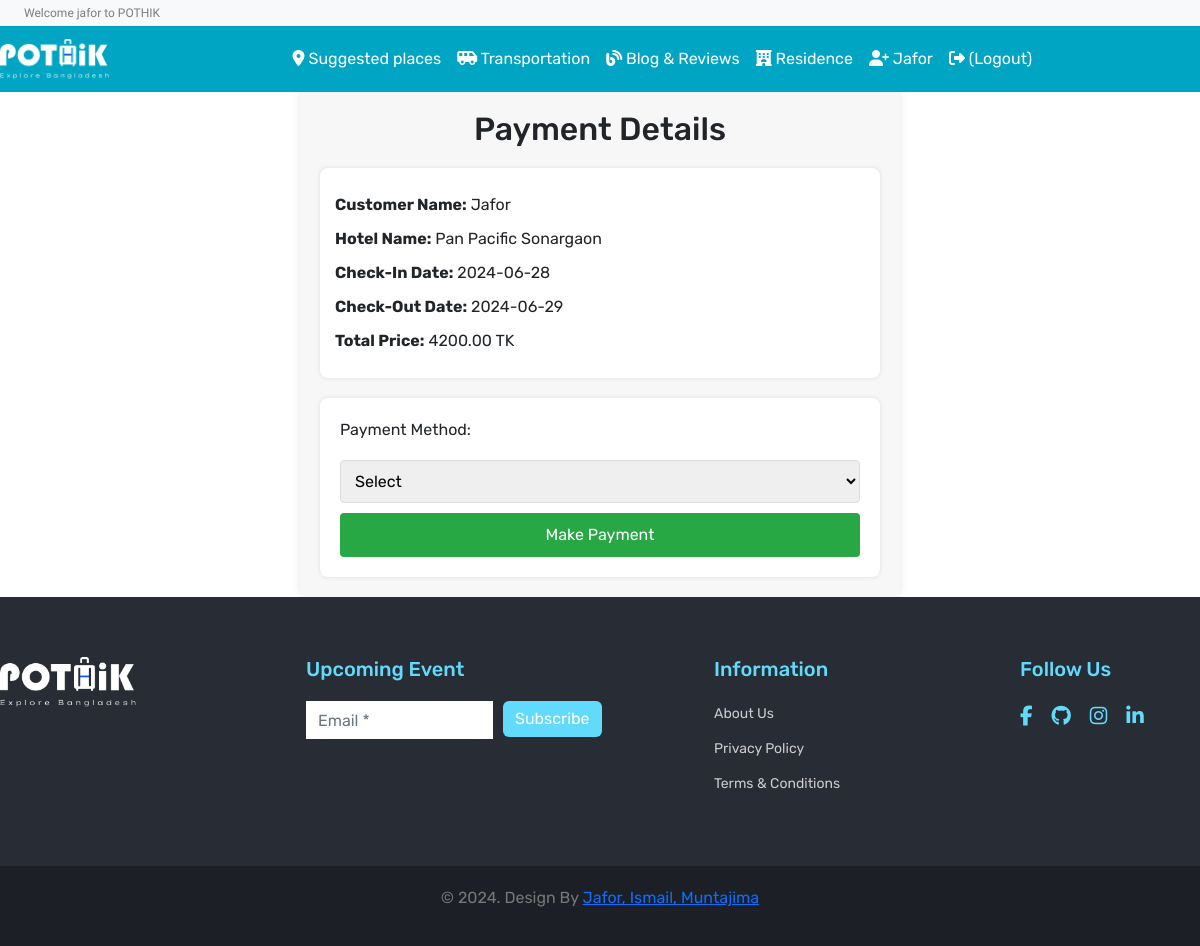
Page /paymenthotel.php?reservation_id=40 (signed in) on the earlier database version.
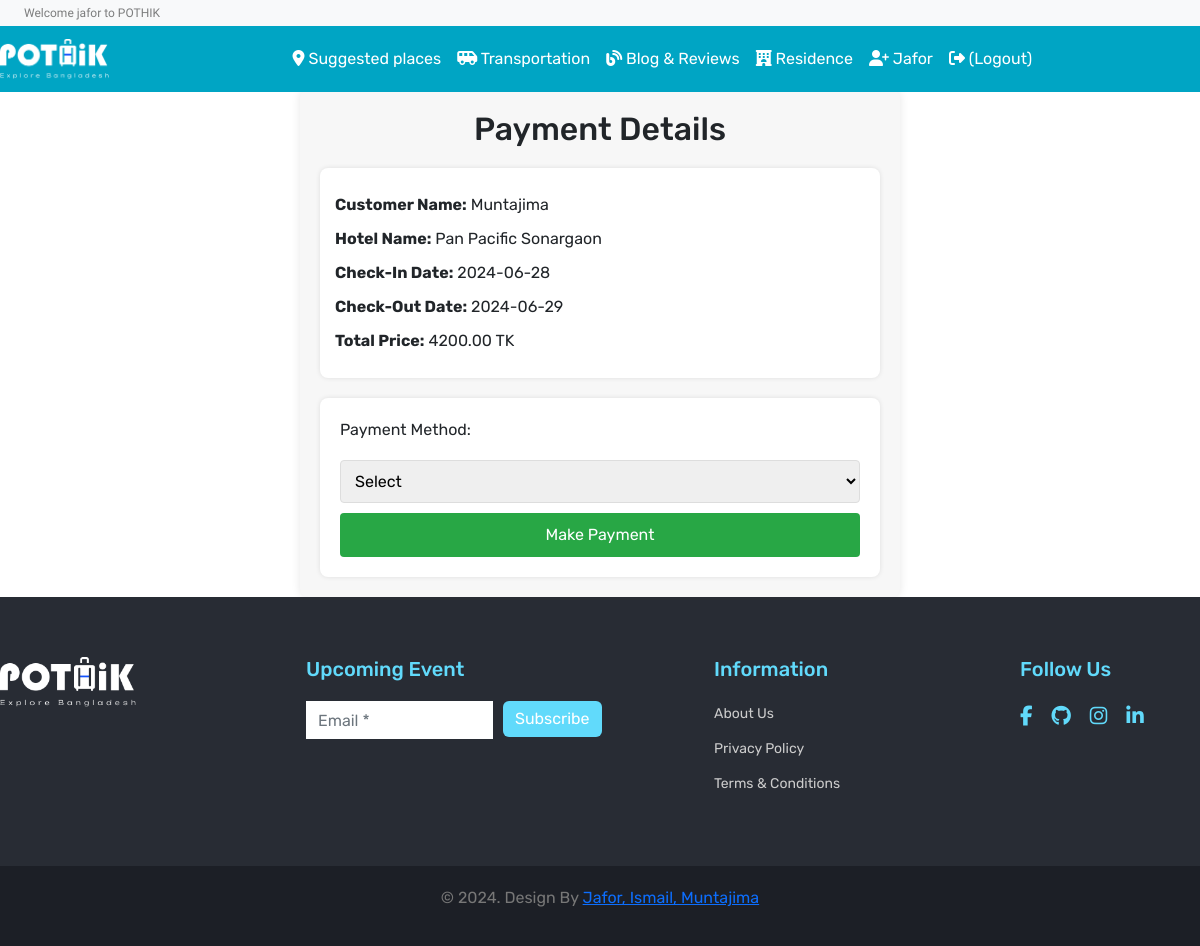
Same page on the later database version.
### tables this page shows
CREATE TABLE `reservations` (
  `reservation_id` int(11) NOT NULL,
  `user_id` int(255) NOT NULL,
  `hotel_id` int(255) NOT NULL,
  `check_in_date` date NOT NULL,
  `check_out_date` date NOT NULL,
  `total_price` decimal(10,2) NOT NULL
);

CREATE TABLE `users` (
  `user_id` int(11) NOT NULL,
  `user_name` varchar(50) NOT NULL,
  `email` varchar(50) NOT NULL,
  `password` varchar(50) DEFAULT NULL,
  `number` text NOT NULL,
  `Fplace` varchar(20) NOT NULL,
  `address` varchar(50) NOT NULL,
  `verification_code` varchar(255) NOT NULL,
  `is_verify` int(10) NOT NULL DEFAULT 0
);

CREATE TABLE `hotel` (
  `hotel_id` int(255) NOT NULL,
  `name` varchar(255) NOT NULL,
  `location` varchar(255) NOT NULL,
  `availability_status` varchar(255) NOT NULL,
  `description` text NOT NULL,
  `rating` decimal(10,1) NOT NULL,
  `image_path` varchar(255) NOT NULL,
  `price` decimal(10,2) NOT NULL
);

### paymenthotel.php (the view, shortened to what this page needs)
<?php
include("header.php");
?>
<!DOCTYPE html>
<html lang="en">
<head>
</head>
<body>
<?php
if (isset($_GET['reservation_id'])) {
    $reservationId = intval($_GET['reservation_id']);
    $query = "SELECT
    reservations.*,
    hotel.name,
    hotel.price,
    users.user_name
FROM
    reservations
JOIN
    hotel
ON
    reservations.hotel_id = hotel.hotel_id
JOIN
    users
ON
    reservations.user_id = users.user_id
WHERE
    reservations.reservation_id = ?;";
    $stmt = $con->prepare($query);
    $stmt->bind_param("i", $reservationId);
    $stmt->execute();
    $result = $stmt->get_result();
    if ($result && $result->num_rows > 0) {
        $reservation = $result->fetch_assoc();
        $hotelName = $reservation['name'];
        $totalPrice = $reservation['total_price'];
        $checkIn = $reservation['check_in_date'];
        $checkOut = $reservation['check_out_date'];
        $user_name = $reservation['user_name'];
        echo "<div class='containe text-capitalize'>";
        echo "<h2>Payment Details</h2>";
        echo "<div class='details'>";
        echo "<p><b>Customer Name:</b> $user_name</p>";
        echo "<p><b>Hotel Name:</b> $hotelName</p>";
        echo "<p><b>Check-in Date:</b> $checkIn</p>";
        echo "<p><b>Check-out Date:</b> $checkOut</p>";
        echo "<p><b>Total Price:</b> $totalPrice TK</p>";
        echo "</div>";
        echo "<form id='payment_form' action='gpdf_pdf.php' method='post' class='payment-form'>";
        echo "<label for='payment_method'>Payment Method:</label>";
        echo "<select id='payment_method' name='payment_method' required class='payment-method-select'>";
        echo "<option value='' selected disabled>Select</option>";
        echo "</select>";
        echo "<input type='submit' value='Make Payment' class='payment-submit-btn'>";
        echo "</form>";
        echo "</div>";
    } else {
        echo "Reservation not found.";
    }
} else {
    echo "Invalid request.";
}
include("footer.php");
?>
</body>
</html>

Differences in the rows shown:
changed reservations "Pan Pacific Sonargaon": user.user_name "Jafor" → "Muntajima"
